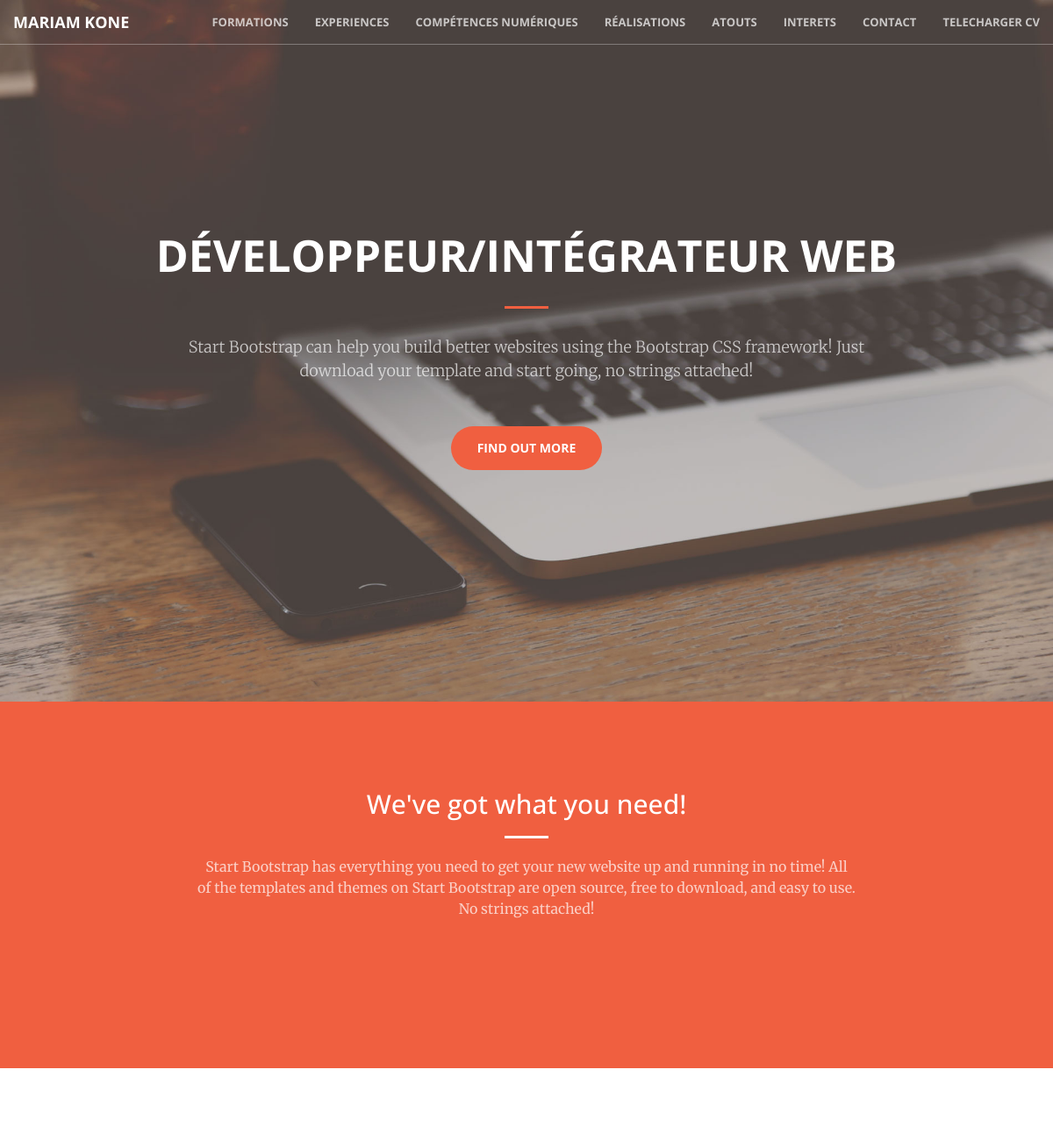
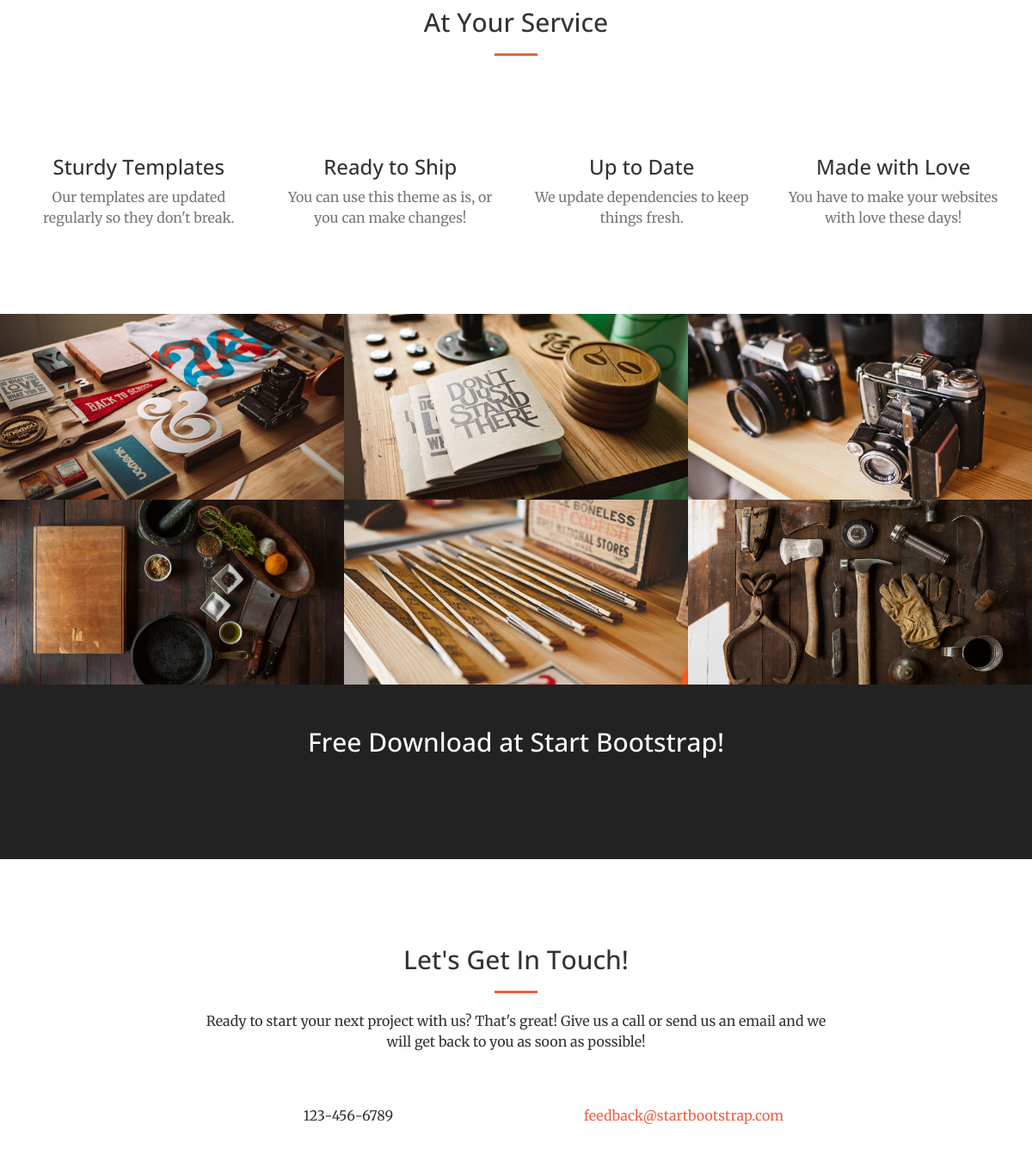
/front/index_front.php, run on the app's committed database (2 pictures, top to bottom).
### tables this page shows
CREATE TABLE `utilisateurs` (
  `id_utilisateur` int(11) NOT NULL,
  `prenom` varchar(25) NOT NULL,
  `nom` varchar(25) NOT NULL,
  `email` varchar(50) NOT NULL,
  `telephone` int(20) NOT NULL,
  `mdp` varchar(13) NOT NULL,
  `pseudo` varchar(13) NOT NULL,
  `avatar` varchar(255) NOT NULL,
  `age` int(5) NOT NULL,
  `date_naissance` date NOT NULL,
  `sexe` enum('Femme','Homme','Autre') NOT NULL,
  `etat_civil` enum('M','Mme','Autre') NOT NULL,
  `statut_martial` varchar(13) NOT NULL,
  `adresse` text NOT NULL,
  `code_postal` int(11) NOT NULL,
  `ville` varchar(25) NOT NULL,
  `pays` varchar(25) NOT NULL
);

CREATE TABLE `formations` (
  `id_formation` int(11) NOT NULL,
  `titre_f` varchar(45) NOT NULL,
  `sous_titre_f` varchar(45) DEFAULT NULL,
  `dates_f` varchar(45) NOT NULL,
  `description_f` text NOT NULL,
  `utilisateur_id` int(11) NOT NULL
);

CREATE TABLE `experiences` (
  `id_experience` int(11) NOT NULL,
  `titre_e` varchar(45) NOT NULL,
  `sous_titre_e` varchar(45) NOT NULL,
  `dates_e` varchar(45) DEFAULT NULL,
  `description_e` text NOT NULL,
  `utilisateur_id` int(11) NOT NULL
);

CREATE TABLE `competences` (
  `id_competence` int(11) NOT NULL,
  `titre_c` varchar(45) NOT NULL,
  `description_c` varchar(45) NOT NULL,
  `utilisateur_id` int(11) NOT NULL
);

CREATE TABLE `realisations` (
  `id_realisation` int(11) NOT NULL,
  `titre_r` varchar(45) NOT NULL,
  `sous_titre_r` varchar(45) DEFAULT NULL,
  `dates_r` date NOT NULL,
  `description_r` text NOT NULL,
  `photo_r` varchar(300) NOT NULL,
  `lien_r` int(11) NOT NULL,
  `utilisateur_id` int(11) NOT NULL
);

CREATE TABLE `atouts` (
  `id_atout` int(11) NOT NULL,
  `titre_a` varchar(45) NOT NULL,
  `sous_titre_a` varchar(45) NOT NULL,
  `dates_a` date NOT NULL,
  `description_a` varchar(400) NOT NULL,
  `utilisateur_id` int(11) NOT NULL
);

CREATE TABLE `interets` (
  `id_interet` int(11) NOT NULL,
  `titre_i` varchar(45) NOT NULL,
  `sous_titre_i` varchar(45) NOT NULL,
  `dates_i` varchar(45) NOT NULL,
  `description_i` text NOT NULL,
  `utilisateur_id` int(11) NOT NULL
);

CREATE TABLE `titres_cv` (
  `id_titre_cv` int(11) NOT NULL,
  `titre_cv` mediumtext NOT NULL,
  `accroche` mediumtext NOT NULL,
  `logo` varchar(25) NOT NULL,
  `utilisateur_id` int(11) NOT NULL
);

### front/index_front.php (the view, shortened to what this page needs)
<?php
require_once("inc/init.inc.php");
?>
<!DOCTYPE html>
<html lang="en">
<head>
    <?php
        $sql = $pdoCV->query(" SELECT * FROM utilisateurs WHERE id_utilisateur ='1' ");
        $ligne_utilisateur = $sql->fetch();
    ?>
    <link href="vendor/bootstrap/css/bootstrap.min.css" rel="stylesheet">
    <link href="vendor/font-awesome/css/font-awesome.min.css" rel="stylesheet" type="text/css">
    <link href="vendor/magnific-popup/magnific-popup.css" rel="stylesheet">
    <link href="css/creative.min.css" rel="stylesheet">
</head>
<body id="page-top">
    <nav id="mainNav" class="navbar navbar-default navbar-fixed-top">
        <div class="container-fluid">
            <div class="navbar-header">
                <a class="navbar-brand page-scroll" href="#page-top"><?php echo $ligne_utilisateur['prenom'].' '.$ligne_utilisateur['nom']; ?></a>
            </div>
            <div class="collapse navbar-collapse" id="bs-example-navbar-collapse-1">
                <ul class="nav navbar-nav navbar-right">
                    <?php
                        $sql = $pdoCV->query(" SELECT * FROM formations WHERE utilisateur_id ='1' ");
                        $ligne_formation = $sql->fetch();
                    ?>
                    <li>
                        <a class="page-scroll" href="#about"><?php echo $ligne_formation['titre_f']; ?></a>
                    </li>
                    <?php
                        $sql = $pdoCV->query(" SELECT * FROM experiences WHERE utilisateur_id ='1' ");
                        $ligne_experience = $sql->fetch();
                    ?>
                    <li>
                        <a class="page-scroll" href="#services"><?php echo $ligne_experience['titre_e']; ?></a>
                    </li>
                    <?php
                        $sql = $pdoCV->query(" SELECT * FROM competences WHERE utilisateur_id ='1' ");
                        $ligne_competence = $sql->fetch();
                    ?>
                    <li>
                        <a class="page-scroll" href="#portfolio"><?php echo $ligne_competence['titre_c']; ?></a>
                    </li>
                    <?php
                        $sql = $pdoCV->query(" SELECT * FROM realisations WHERE utilisateur_id ='1' ");
                        $ligne_realisation = $sql->fetch();
                    ?>
                    <li>
                        <a class="page-scroll" href="#portfolio"><?php echo $ligne_realisation['titre_r']; ?></a>
                    </li>
                    <?php
                        $sql = $pdoCV->query(" SELECT * FROM atouts WHERE utilisateur_id ='1' ");
                        $ligne_atout = $sql->fetch();
                    ?>
                    <li>
                        <a class="page-scroll" href="#portfolio"><?php echo $ligne_atout['titre_a']; ?></a>
                    </li>
                    <?php
                        $sql = $pdoCV->query(" SELECT * FROM interets WHERE utilisateur_id ='1' ");
                        $ligne_interet = $sql->fetch();
                    ?>
                    <li>
                        <a class="page-scroll" href="#portfolio"><?php echo $ligne_interet['titre_i']; ?></a>
                    </li>
                    <li>
                        <a class="page-scroll" href="#contact">Contact</a>
                    </li>
                    <li>
                        <a class="page-scroll" href="#contact">Telecharger CV</a>
                    </li>
                </ul>
            </div>
        </div>
    </nav>
    <header>
        <div class="header-content">
            <div class="header-content-inner">
                <h1 id="homeHeading">
                    <?php
                    $sql = $pdoCV->query(" SELECT * FROM titres_cv WHERE utilisateur_id ='1' ");
                    $ligne_titre = $sql->fetch();
                ?><?php echo $ligne_titre['titre_cv']; ?></h1>
                <hr>
                <p>Start Bootstrap can help you build better websites using the Bootstrap CSS framework! Just download your template and start going, no strings attached!</p>
                <a href="#about" class="btn btn-primary btn-xl page-scroll">Find Out More</a>
            </div>
        </div>
    </header>
    <section class="bg-primary" id="about">
        <div class="container">
            <div class="row">
                <div class="col-lg-8 col-lg-offset-2 text-center">
                    <h2 class="section-heading">We've got what you need!</h2>
                    <hr class="light">
                    <p class="text-faded">Start Bootstrap has everything you need to get your new website up and running in no time! All of the templates and themes on Start Bootstrap are open source, free to download, and easy to use. No strings attached!</p>
                </div>
            </div>
        </div>
    </section>
    <section id="services">
        <div class="container">
            <div class="row">
                <div class="col-lg-12 text-center">
                    <h2 class="section-heading">At Your Service</h2>
                    <hr class="primary">
                </div>
            </div>
        </div>
        <div class="container">
            <div class="row">
                <div class="col-lg-3 col-md-6 text-center">
                    <div class="service-box">
                        <h3>Sturdy Templates</h3>
                        <p class="text-muted">Our templates are updated regularly so they don't break.</p>
                    </div>
                </div>
                <div class="col-lg-3 col-md-6 text-center">
                    <div class="service-box">
                        <h3>Ready to Ship</h3>
                        <p class="text-muted">You can use this theme as is, or you can make changes!</p>
                    </div>
                </div>
                <div class="col-lg-3 col-md-6 text-center">
                    <div class="service-box">
                        <h3>Up to Date</h3>
                        <p class="text-muted">We update dependencies to keep things fresh.</p>
                    </div>
                </div>
                <div class="col-lg-3 col-md-6 text-center">
                    <div class="service-box">
                        <h3>Made with Love</h3>
                        <p class="text-muted">You have to make your websites with love these days!</p>
                    </div>
                </div>
            </div>
        </div>
    </section>
    <section class="no-padding" id="portfolio">
        <div class="container-fluid">
            <div class="row no-gutter popup-gallery">
                <div class="col-lg-4 col-sm-6">
                    <a href="img/portfolio/fullsize/1.jpg" class="portfolio-box">
                        <img src="img/portfolio/thumbnails/1.jpg" class="img-responsive" alt="">
                    </a>
                </div>
                <div class="col-lg-4 col-sm-6">
                    <a href="img/portfolio/fullsize/2.jpg" class="portfolio-box">
                        <img src="img/portfolio/thumbnails/2.jpg" class="img-responsive" alt="">
                    </a>
                </div>
                <div class="col-lg-4 col-sm-6">
                    <a href="img/portfolio/fullsize/3.jpg" class="portfolio-box">
                        <img src="img/portfolio/thumbnails/3.jpg" class="img-responsive" alt="">
                    </a>
                </div>
                <div class="col-lg-4 col-sm-6">
                    <a href="img/portfolio/fullsize/4.jpg" class="portfolio-box">
                        <img src="img/portfolio/thumbnails/4.jpg" class="img-responsive" alt="">
                    </a>
                </div>
                <div class="col-lg-4 col-sm-6">
                    <a href="img/portfolio/fullsize/5.jpg" class="portfolio-box">
                        <img src="img/portfolio/thumbnails/5.jpg" class="img-responsive" alt="">
                    </a>
                </div>
                <div class="col-lg-4 col-sm-6">
                    <a href="img/portfolio/fullsize/6.jpg" class="portfolio-box">
                        <img src="img/portfolio/thumbnails/6.jpg" class="img-responsive" alt="">
                    </a>
                </div>
            </div>
        </div>
    </section>
    <aside class="bg-dark">
        <div class="container text-center">
            <div class="call-to-action">
                <h2>Free Download at Start Bootstrap!</h2>
            </div>
        </div>
    </aside>
    <section id="contact">
        <div class="container">
            <div class="row">
                <div class="col-lg-8 col-lg-offset-2 text-center">
                    <h2 class="section-heading">Let's Get In Touch!</h2>
                    <hr class="primary">
                    <p>Ready to start your next project with us? That's great! Give us a call or send us an email and we will get back to you as soon as possible!</p>
                </div>
                <div class="col-lg-4 col-lg-offset-2 text-center">
                    <p>123-456-6789</p>
                </div>
                <div class="col-lg-4 text-center">
                    <p><a href="mailto:your-email@your-domain.com">feedback@startbootstrap.com</a></p>
                </div>
            </div>
        </div>
    </section>
</body>
</html>

### data on the page
utilisateurs: prenom "MARIAM", nom "KONE"
formations: titre_f "FORMATIONS"
experiences: titre_e "EXPERIENCES"
competences: titre_c "COMPÉTENCES NUMÉRIQUES"
realisations: titre_r "RÉALISATIONS"
atouts: titre_a "ATOUTS"
interets: titre_i "INTERETS"
titres_cv: titre_cv "DÉVELOPPEUR/INTÉGRATEUR WEB"
